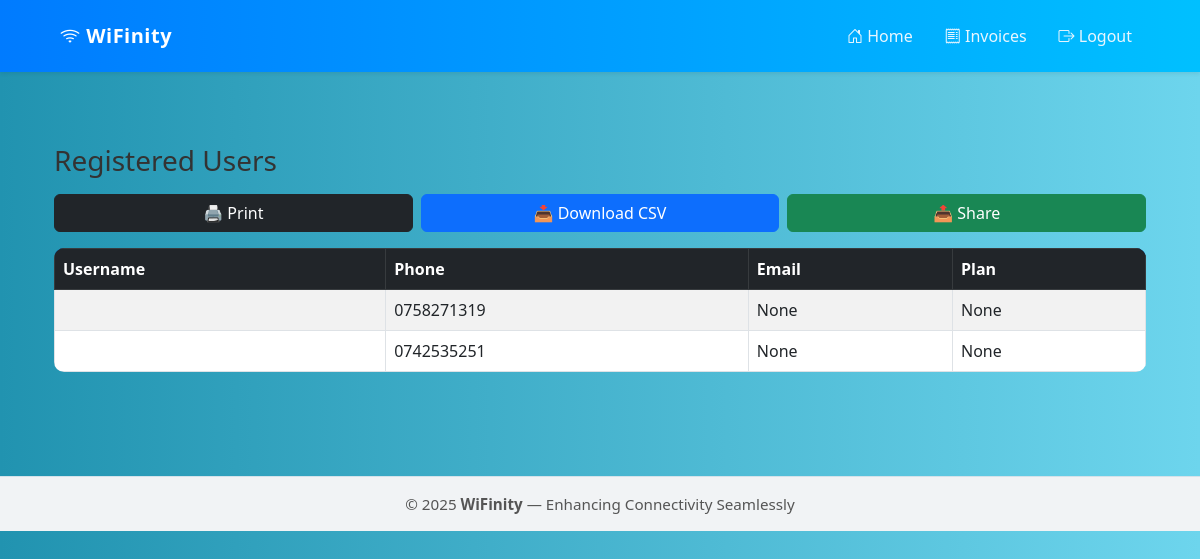
Screenshot of /admin/users with the database file from the repository.
### models.py (models this page shows, shortened)
class User(db.Model):
    id = db.Column(db.Integer, primary_key=True)
    name = db.Column(db.String(120), nullable=True)
    phone = db.Column(db.String(20), unique=True, nullable=False)
    email = db.Column(db.String(200), nullable=True)
    password_hash= db.Column(db.String(200), nullable=False)
    data_used = db.Column(db.Float, default=0.0)  # in GB
    is_active = db.Column(db.Boolean, default=True)
    created_at = db.Column(db.DateTime, default=datetime.utcnow)
    role = db.Column(db.String(50), default="user")  # user or admin
    subscriptions = db.relationship('Subscription', back_populates='user', cascade='all, delete-orphan')
    transactions = db.relationship('Transaction', backref='user', lazy=True)
    tickets = db.relationship('Ticket', backref='user', lazy=True)
    invoices = db.relationship('Invoice', backref='user', lazy=True)
    plan_id = db.Column(db.Integer, db.ForeignKey('plan.id'))  # ✅ add this
    plan = db.relationship('Plan', backref='users', lazy=True)  # ✅ add this

### app.py (the view)
@admin_bp.route("/users")
def view_users():
    users = User.query.all()
    return render_template("users.html", users=users)

### templates/users.html (shortened to what this page needs)
{% extends "base.html" %}
{% block content %}
<div class="container mt-4">
    <h3 class="mb-3">Registered Users</h3>
    <div class="d-flex gap-2 mb-3">
        <button class="btn btn-dark" onclick="window.print()">🖨️ Print</button>
        <button class="btn btn-primary" onclick="downloadCSV()">📥 Download CSV</button>
        <button class="btn btn-success" onclick="sharePage()">📤 Share</button>
    </div>
    <table class="table table-bordered table-striped">
        <thead class="table-dark">
            <tr>
                <th>Username</th>
                <th>Phone</th>
                <th>Email</th>
                <th>Plan</th>
            </tr>
        </thead>
        <tbody>
            {% for user in users %}
                <tr>
                    <td>{{ user.username }}</td>
                    <td>{{ user.phone }}</td>
                    <td>{{ user.email }}</td>
                    <td>{{ user.plan }}</td>
                </tr>
            {% endfor %}
        </tbody>
    </table>
</div>
{% endblock %}

### static/css/styles.css (style rules this page uses)
:root { --primary: #007bff; --secondary: #6c757d; --success: #28a745; --danger: #dc3545; --light: #f8f9fa; --dark: #343a40; --gradient: linear-gradient(90deg, #007bff 0%, #0056d2 100%); }
body { font-family: 'Poppins', sans-serif; background: linear-gradient(to right, #2193b0, #6dd5ed); color: #333; margin: 0; padding: 0; min-height: 100vh; display: flex; justify-content: center; align-items: center; }
button { width: 100%; padding: 10px; background: #00aaff; color: white; border: none; border-radius: 8px; font-size: 16px; cursor: pointer; transition: 0.3s; }
.table { border-radius: 10px; overflow: hidden; width: 100%; border-collapse: collapse; }
.table thead { background: var(--gradient); color: white; }
body { scrollbar-width: thin; scrollbar-color: rgba(0, 156, 255, 0.4) transparent; }
html { scroll-behavior: smooth; }

### templates/base.html (style rules this page uses)
html, body { height: 100%; margin: 0; padding: 0; background-color: #f9fbfd; font-family: 'Segoe UI', Tahoma, Geneva, Verdana, sans-serif; color: #333; overflow-x: hidden; overflow-y: auto; }
body { display: block; min-height: 100vh; }
html { scroll-behavior: smooth; }
body { scrollbar-width: thin; scrollbar-color: rgba(0, 156, 255, 0.4) transparent; }

### rows the page displays
User: phone "0758271319", email "None", plan "None"
User: phone "0742535251", email "None", plan "None"

### other values shown
{{ current_year or 2025 }} "2025"
